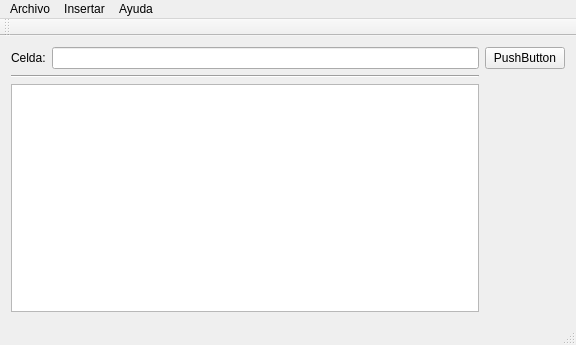
<?xml version="1.0" encoding="UTF-8"?>
<ui version="4.0">
 <class>AppMainWindow</class>
 <widget class="QMainWindow" name="AppMainWindow">
  <property name="geometry">
   <rect>
    <x>0</x>
    <y>0</y>
    <width>576</width>
    <height>345</height>
   </rect>
  </property>
  <property name="windowTitle">
   <string>AppMainWindow</string>
  </property>
  <widget class="QWidget" name="centralWidget">
   <layout class="QGridLayout" name="gridLayout">
    <item row="2" column="0">
     <widget class="QTableWidget" name="tableWidget"/>
    </item>
    <item row="1" column="0">
     <widget class="Line" name="line">
      <property name="orientation">
       <enum>Qt::Horizontal</enum>
      </property>
     </widget>
    </item>
    <item row="0" column="0">
     <layout class="QHBoxLayout" name="horizontalLayout">
      <item>
       <widget class="QLabel" name="label">
        <property name="text">
         <string>Celda:</string>
        </property>
       </widget>
      </item>
      <item>
       <widget class="QLineEdit" name="line_functionEntry"/>
      </item>
     </layout>
    </item>
    <item row="0" column="1">
     <widget class="QPushButton" name="pushButton">
      <property name="text">
       <string>PushButton</string>
      </property>
     </widget>
    </item>
   </layout>
  </widget>
  <widget class="QMenuBar" name="menuBar">
   <property name="geometry">
    <rect>
     <x>0</x>
     <y>0</y>
     <width>576</width>
     <height>21</height>
    </rect>
   </property>
   <widget class="QMenu" name="menuArchivo">
    <property name="title">
     <string>Archivo</string>
    </property>
    <addaction name="actionAbrir"/>
    <addaction name="actionGuardar"/>
    <addaction name="separator"/>
    <addaction name="actionSalir"/>
   </widget>
   <widget class="QMenu" name="menuInsertar">
    <property name="title">
     <string>Insertar</string>
    </property>
    <addaction name="actionColumna"/>
    <addaction name="actionFila"/>
    <addaction name="separator"/>
    <addaction name="actionP_gina"/>
   </widget>
   <widget class="QMenu" name="menuAyuda">
    <property name="title">
     <string>Ayuda</string>
    </property>
    <addaction name="actionAcerca_de"/>
   </widget>
   <addaction name="menuArchivo"/>
   <addaction name="menuInsertar"/>
   <addaction name="menuAyuda"/>
  </widget>
  <widget class="QToolBar" name="mainToolBar">
   <attribute name="toolBarArea">
    <enum>TopToolBarArea</enum>
   </attribute>
   <attribute name="toolBarBreak">
    <bool>false</bool>
   </attribute>
  </widget>
  <widget class="QStatusBar" name="statusBar"/>
  <action name="actionAbrir">
   <property name="text">
    <string>Abrir</string>
   </property>
  </action>
  <action name="actionGuardar">
   <property name="text">
    <string>Guardar</string>
   </property>
  </action>
  <action name="actionSalir">
   <property name="text">
    <string>Salir</string>
   </property>
  </action>
  <action name="actionColumna">
   <property name="text">
    <string>Columna</string>
   </property>
  </action>
  <action name="actionFila">
   <property name="text">
    <string>Fila</string>
   </property>
  </action>
  <action name="actionP_gina">
   <property name="text">
    <string>Página</string>
   </property>
  </action>
  <action name="actionAcerca_de">
   <property name="text">
    <string>Acerca de...</string>
   </property>
  </action>
 </widget>
 <layoutdefault spacing="6" margin="11"/>
 <resources/>
 <connections/>
</ui>
